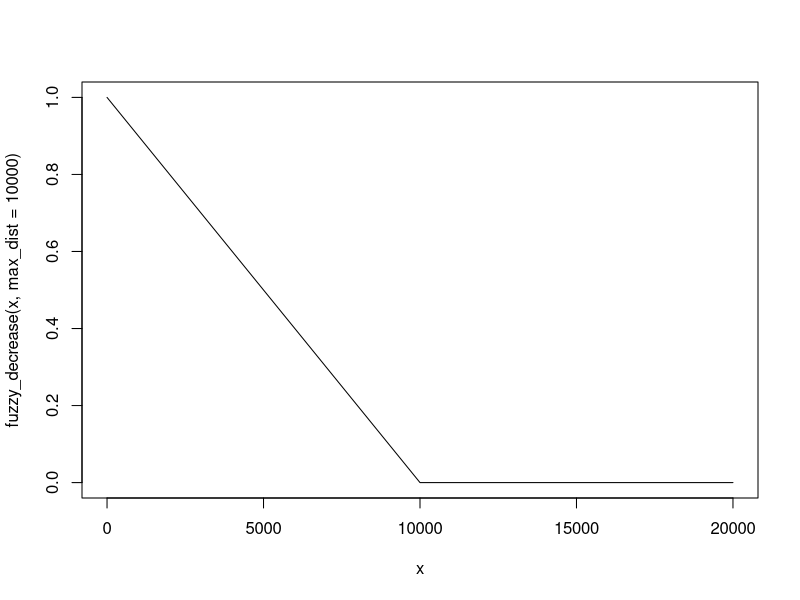

Generate this figure with R:
# Define Fuzzy Function (Monotonically Decreasing)
fuzzy_decrease <- function(x, max_dist) {
  val <- 1 - (x / max_dist)
  val[val < 0] <- 0
  return(val)
}


fuzzy_increase <- function(x, max_dist) {
  val <- x / max_dist
  val[val > 1] <- 1
  return(val)
}

curve(fuzzy_decrease(x, max_dist=10000), from=0, to=20000)

# Define Fuzzy Function (Symmetric / Trapezoidal)
fuzzy_symmetric <- function(x, a, b, c, d) {
  y <- rep(0, length(x))

  # Rising limb (a to b)
  idx_rise <- x > a & x < b
  y[idx_rise] <- (x[idx_rise] - a) / (b - a)

  # Plateau (b to c) - The "Sweet Spot"
  idx_flat <- x >= b & x <= c
  y[idx_flat] <- 1

  # Falling limb (c to d)
  idx_fall <- x > c & x < d
  y[idx_fall] <- 1 - (x[idx_fall] - c) / (d - c)

  return(y)
}
